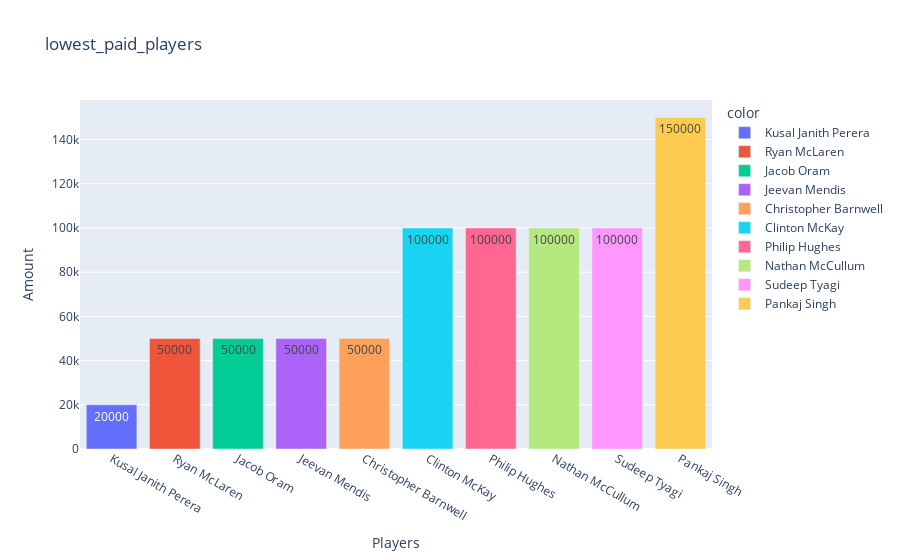

The code cell stored with this chart in its notebook:
### Code cell
fig=px.bar(x=lowest_paid_players.index,
           y= lowest_paid_players.values,
           color= lowest_paid_players.index,
           text= lowest_paid_players.values,
           title=' lowest_paid_players')
fig.update_layout(xaxis_title='Players',yaxis_title='Amount')

### Figure 1 — Plotly figure (JSON) as saved in the notebook; plotly's stock layout.template omitted (floating-point values rounded to 4 significant figures)
{"data": [{"alignmentgroup": "True", "hovertemplate": "color=Kusal Janith Perera<br>x=%{x}<br>y=%{y}<br>text=%{text}<extra></extra>", "legendgroup": "Kusal Janith Perera", "marker": {"color": "#636efa", "pattern": {"shape": ""}}, "name": "Kusal Janith Perera", "offsetgroup": "Kusal Janith Perera", "orientation": "v", "showlegend": true, "text": [20000], "textposition": "auto", "type": "bar", "x": ["Kusal Janith Perera"], "xaxis": "x", "y": [20000], "yaxis": "y"}, {"alignmentgroup": "True", "hovertemplate": "color=Ryan McLaren<br>x=%{x}<br>y=%{y}<br>text=%{text}<extra></extra>", "legendgroup": "Ryan McLaren", "marker": {"color": "#EF553B", "pattern": {"shape": ""}}, "name": "Ryan McLaren", "offsetgroup": "Ryan McLaren", "orientation": "v", "showlegend": true, "text": [50000], "textposition": "auto", "type": "bar", "x": ["Ryan McLaren"], "xaxis": "x", "y": [50000], "yaxis": "y"}, {"alignmentgroup": "True", "hovertemplate": "color=Jacob Oram<br>x=%{x}<br>y=%{y}<br>text=%{text}<extra></extra>", "legendgroup": "Jacob Oram", "marker": {"color": "#00cc96", "pattern": {"shape": ""}}, "name": "Jacob Oram", "offsetgroup": "Jacob Oram", "orientation": "v", "showlegend": true, "text": [50000], "textposition": "auto", "type": "bar", "x": ["Jacob Oram"], "xaxis": "x", "y": [50000], "yaxis": "y"}, {"alignmentgroup": "True", "hovertemplate": "color=Jeevan Mendis<br>x=%{x}<br>y=%{y}<br>text=%{text}<extra></extra>", "legendgroup": "Jeevan Mendis", "marker": {"color": "#ab63fa", "pattern": {"shape": ""}}, "name": "Jeevan Mendis", "offsetgroup": "Jeevan Mendis", "orientation": "v", "showlegend": true, "text": [50000], "textposition": "auto", "type": "bar", "x": ["Jeevan Mendis"], "xaxis": "x", "y": [50000], "yaxis": "y"}, {"alignmentgroup": "True", "hovertemplate": "color=Christopher Barnwell<br>x=%{x}<br>y=%{y}<br>text=%{text}<extra></extra>", "legendgroup": "Christopher Barnwell", "marker": {"color": "#FFA15A", "pattern": {"shape": ""}}, "name": "Christopher Barnwell", "offsetgroup": "Christopher Barnwell", "orientation": "v", "showlegend": true, "text": [50000], "textposition": "auto", "type": "bar", "x": ["Christopher Barnwell"], "xaxis": "x", "y": [50000], "yaxis": "y"}, {"alignmentgroup": "True", "hovertemplate": "color=Clinton McKay<br>x=%{x}<br>y=%{y}<br>text=%{text}<extra></extra>", "legendgroup": "Clinton McKay", "marker": {"color": "#19d3f3", "pattern": {"shape": ""}}, "name": "Clinton McKay", "offsetgroup": "Clinton McKay", "orientation": "v", "showlegend": true, "text": [100000], "textposition": "auto", "type": "bar", "x": ["Clinton McKay"], "xaxis": "x", "y": [100000], "yaxis": "y"}, {"alignmentgroup": "True", "hovertemplate": "color=Philip Hughes<br>x=%{x}<br>y=%{y}<br>text=%{text}<extra></extra>", "legendgroup": "Philip Hughes", "marker": {"color": "#FF6692", "pattern": {"shape": ""}}, "name": "Philip Hughes", "offsetgroup": "Philip Hughes", "orientation": "v", "showlegend": true, "text": [100000], "textposition": "auto", "type": "bar", "x": ["Philip Hughes"], "xaxis": "x", "y": [100000], "yaxis": "y"}, {"alignmentgroup": "True", "hovertemplate": "color=Nathan McCullum<br>x=%{x}<br>y=%{y}<br>text=%{text}<extra></extra>", "legendgroup": "Nathan McCullum", "marker": {"color": "#B6E880", "pattern": {"shape": ""}}, "name": "Nathan McCullum", "offsetgroup": "Nathan McCullum", "orientation": "v", "showlegend": true, "text": [100000], "textposition": "auto", "type": "bar", "x": ["Nathan McCullum"], "xaxis": "x", "y": [100000], "yaxis": "y"}, {"alignmentgroup": "True", "hovertemplate": "color=Sudeep Tyagi<br>x=%{x}<br>y=%{y}<br>text=%{text}<extra></extra>", "legendgroup": "Sudeep Tyagi", "marker": {"color": "#FF97FF", "pattern": {"shape": ""}}, "name": "Sudeep Tyagi", "offsetgroup": "Sudeep Tyagi", "orientation": "v", "showlegend": true, "text": [100000], "textposition": "auto", "type": "bar", "x": ["Sudeep Tyagi"], "xaxis": "x", "y": [100000], "yaxis": "y"}, {"alignmentgroup": "True", "hovertemplate": "color=Pankaj Singh<br>x=%{x}<br>y=%{y}<br>text=%{text}<extra></extra>", "legendgroup": "Pankaj Singh", "marker": {"color": "#FECB52", "pattern": {"shape": ""}}, "name": "Pankaj Singh", "offsetgroup": "Pankaj Singh", "orientation": "v", "showlegend": true, "text": [150000], "textposition": "auto", "type": "bar", "x": ["Pankaj Singh"], "xaxis": "x", "y": [150000], "yaxis": "y"}], "layout": {"barmode": "relative", "legend": {"title": {"text": "color"}, "tracegroupgap": 0}, "title": {"text": " lowest_paid_players"}, "xaxis": {"anchor": "y", "domain": [0, 1], "title": {"text": "Players"}}, "yaxis": {"anchor": "x", "domain": [0, 1], "title": {"text": "Amount"}}}}
